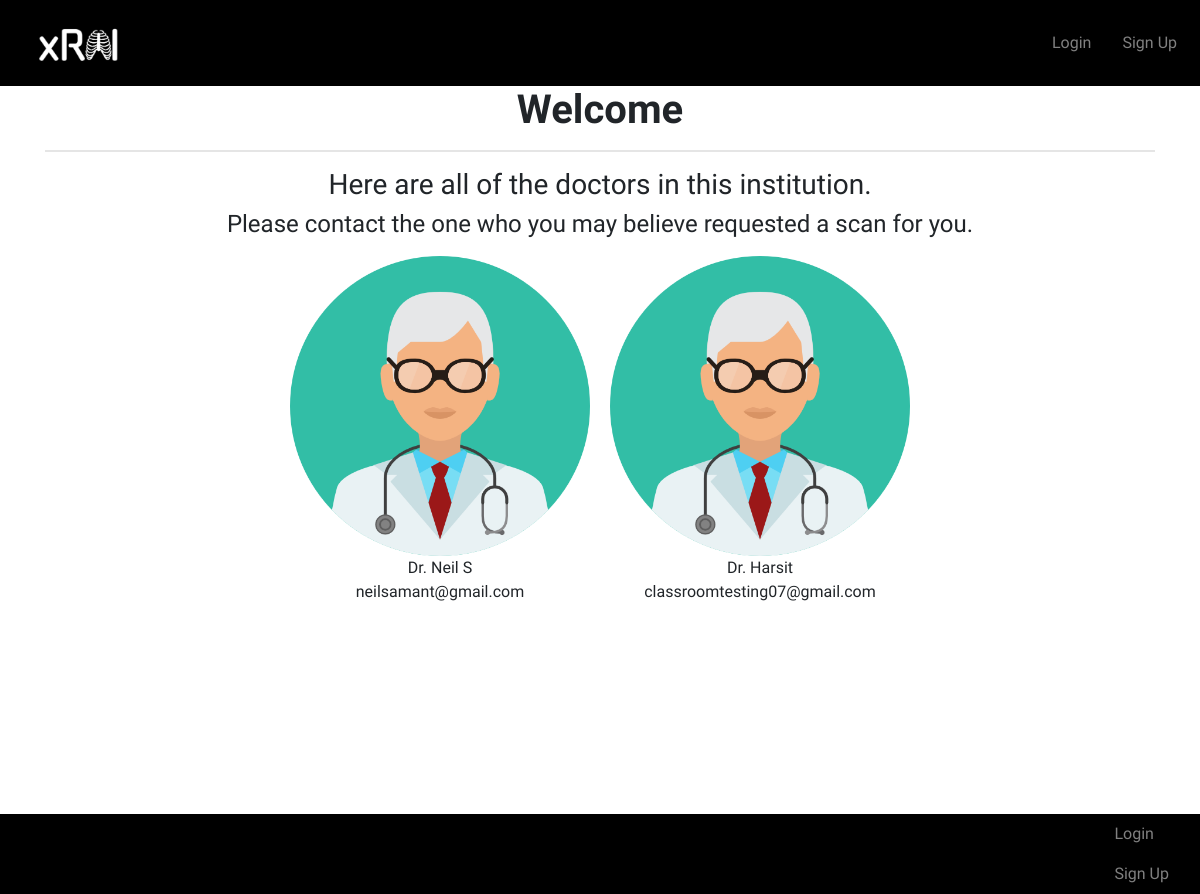
Page /contact-us on the committed database.
### website/models.py (models this page shows)
class User(db.Model, UserMixin):
    id = db.Column(db.Integer, primary_key=True)
    email = db.Column(db.String(150), unique=True)
    password = db.Column(db.String(150))
    first_name = db.Column(db.String(150))
    isdoctor = db.Column(db.String(150))
    notes = db.relationship('Note')

### website/views.py (the view)
@views.route('/contact-us')
def contact_us():
    return render_template('contact_us.html', user=current_user, all_users=User.query.all())

### website/templates/contact_us.html
{% extends "base.html" %} {% block title %}Contact Us{% endblock %} {% block
content %} {% if user.isdoctor == "Yes" %}
<h1 align="center" class="pageTitle">Welcome Dr. {{user.first_name}}</h1>
<hr style="border-width: 2px" />
{% else %}
<h1 align="center">Welcome {{user.first_name}}</h1>
<hr style="border-width: 2px" />
{% endif %}
<h3 align="center">Here are all of the doctors in this institution.</h3>
<h4 align="center">
  Please contact the one who you may believe requested a scan for you.
</h4>
<div style="display: flex; flex-wrap: wrap; justify-content: center">
  {% for currUser in all_users %} {% if currUser.isdoctor == "Yes" %}
  <figure style="margin: 10px">
    <img
      src="{{url_for('static', filename='../static/images/doctorIcon.png')}}"
      alt="Doctor Icon"
      style="display: block; margin: 0 auto; width: 300px; height: 300px"
    />
    <figcaption style="text-align: center">
      Dr. {{ currUser.first_name }}
      <br />
      {{ currUser.email }}
    </figcaption>
  </figure>
  {% endif %} {% endfor %}
</div>
{% endblock %}

### website/templates/base.html (shortened to what this page needs)
<!DOCTYPE html>
<html>
  <head>
    <link
      rel="stylesheet"
      href="https://stackpath.bootstrapcdn.com/bootstrap/4.4.1/css/bootstrap.min.css"
    />
    <link
      rel="stylesheet"
      href="https://stackpath.bootstrapcdn.com/font-awesome/4.7.0/css/font-awesome.min.css"
    />
    <link
      rel="stylesheet"
      href="{{ url_for('static', filename='style.css') }}"
    />
  </head>
  <body>
    <nav class="navbar navbar-expand-lg navbar-dark headerBar">
      <div class="collapse navbar-collapse" id="navbar">
        <div class="navbar-nav navVertCenter">
          <img
            src="{{ url_for('static', filename='images/xraiLogo.png') }}"
            alt="Logo"
            style="height: 70px; position: relative; top: 5px; left: 20px"
          />
          <div class="ubuntu-links">
            {% if user.is_authenticated %}
            <a class="nav-item nav-link" id="home" href="/">Home</a>
            <a class="nav-item nav-link" id="contact-us" href="/contact-us"
              >Contact Us</a
            >
            <a class="nav-item nav-link" id="logout" href="/logout">Logout</a>
            {% else %}
            <a class="nav-item nav-link" id="login" href="/login">Login</a>
            <a class="nav-item nav-link" id="signUp" href="/sign-up">Sign Up</a>
            {% endif %}
          </div>
        </div>
      </div>
    </nav>
    <div class="container">{% block content %} {% endblock %}</div>
    <div class="footer">
      <div class="d-flex justify-content-end">
        {% if user.is_authenticated %}
        <div class="d-flex flex-column">
          <a class="nav-item nav-link link-text" id="home" href="/">Home</a>
          <a
            class="nav-item nav-link link-text"
            id="contact-us"
            href="/contact-us"
            >Contact Us</a
          >
          <a class="nav-item nav-link link-text" id="logout" href="/logout"
            >Logout</a
          >
        </div>
        {% else %}
        <div class="d-flex flex-column">
          <a class="nav-item nav-link link-text" id="login" href="/login"
            >Login</a
          >
          <a class="nav-item nav-link link-text" id="signUp" href="/sign-up"
            >Sign Up</a
          >
        </div>
        {% endif %}
      </div>
    </div>
  </body>
</html>

### website/static/style.css (style rules this page uses)
.ubuntu-medium, h2, h3, h4, strong, button, figcaption { font-family: "Ubuntu", system-ui; font-weight: 500; font-style: normal; }
.ubuntu-bold, h1 { font-family: "Ubuntu", system-ui; font-weight: 700; font-style: normal; }
.headerBar { background-color: black; }
.navVertCenter { display: flex; align-items: center; }
.ubuntu-links { font-family: "Ubuntu", system-ui; font-weight: 500; font-style: normal; position: absolute; right: 0; display: flex; }
a { margin-right: 15px; }
body { overflow-x: hidden; }
.footer { background-color: black; width: 100%; font-family: "Ubuntu", system-ui; font-weight: 500; font-style: normal; display: flex; align-items: center; margin-top: 200px; }
.link-text { color: #808080; }

### rows in the picture
User: first_name "Neil S", email "neilsamant@gmail.com"
User: first_name "Harsit", email "classroomtesting07@gmail.com"
